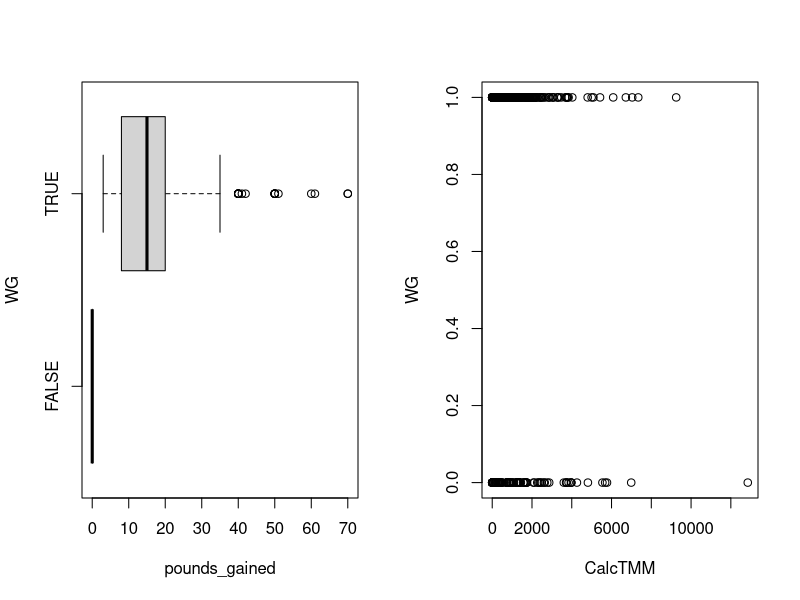
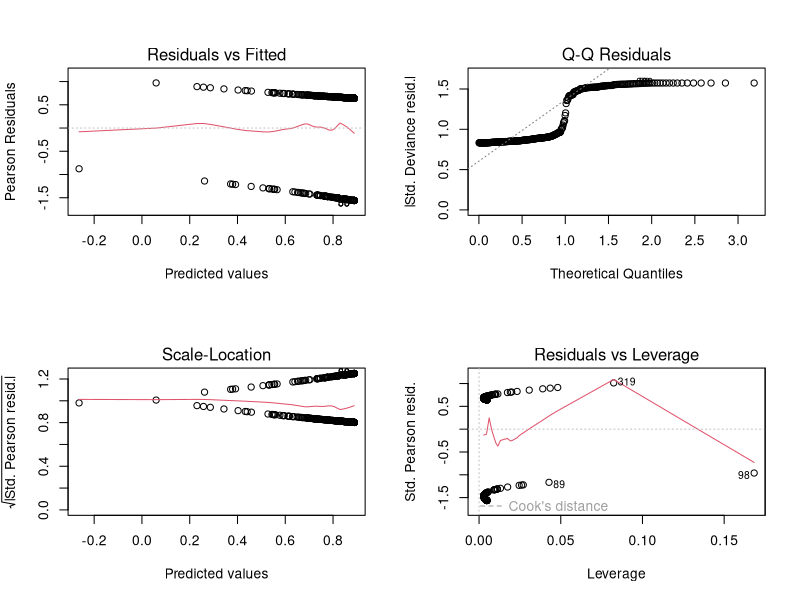
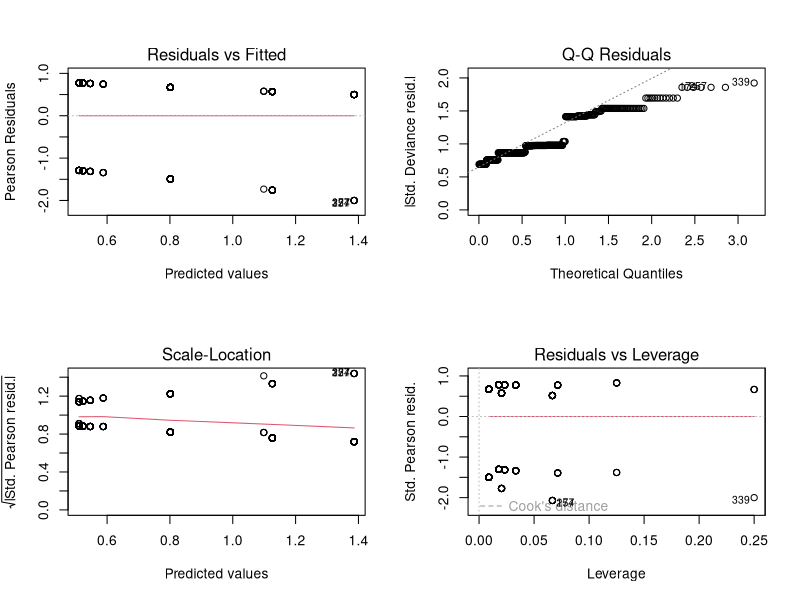
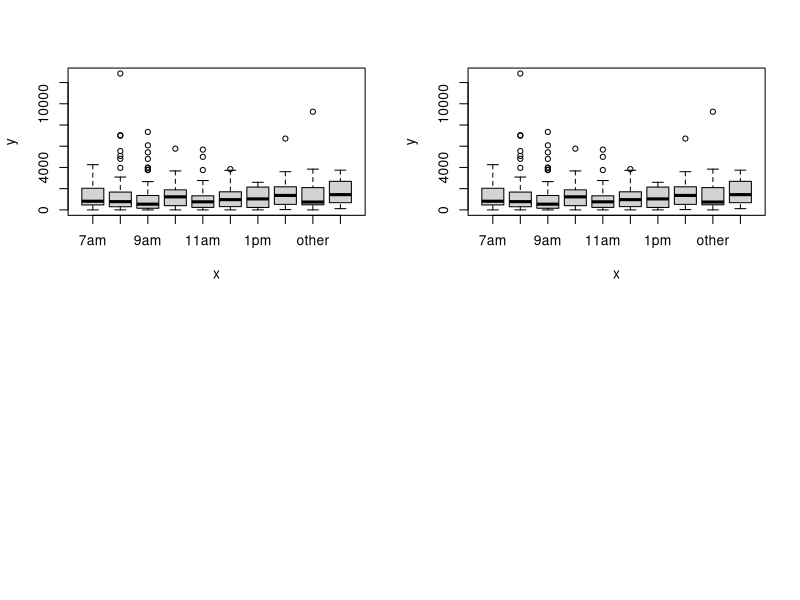
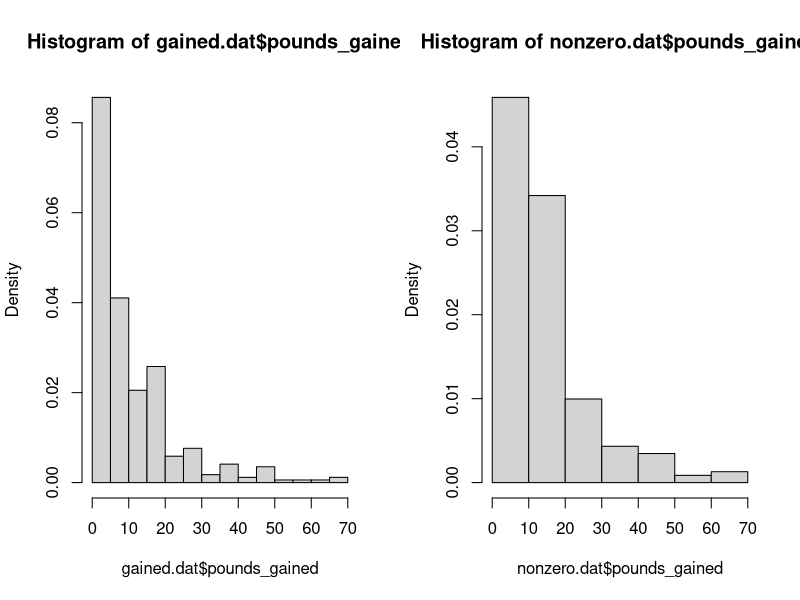
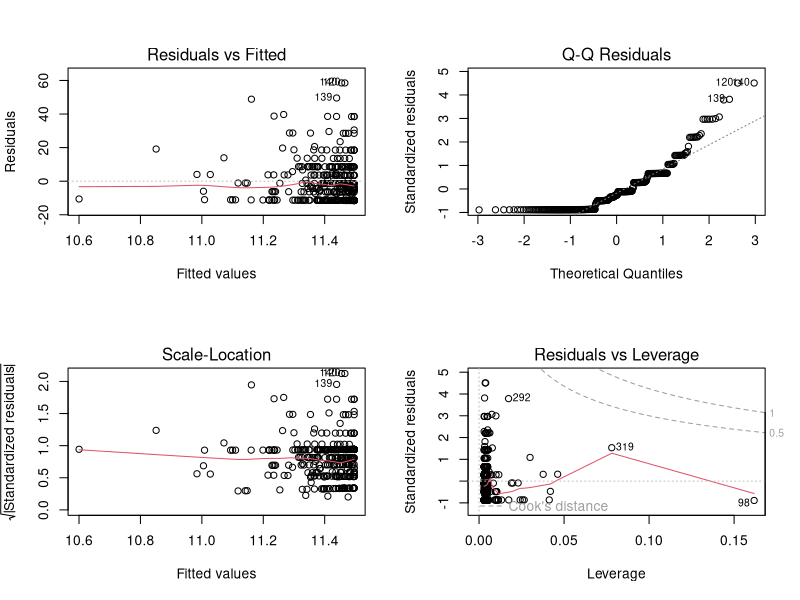
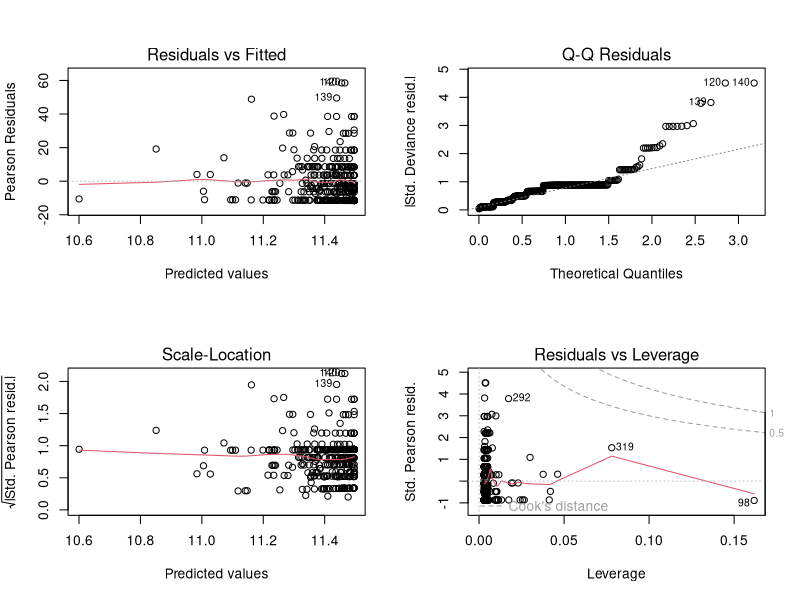
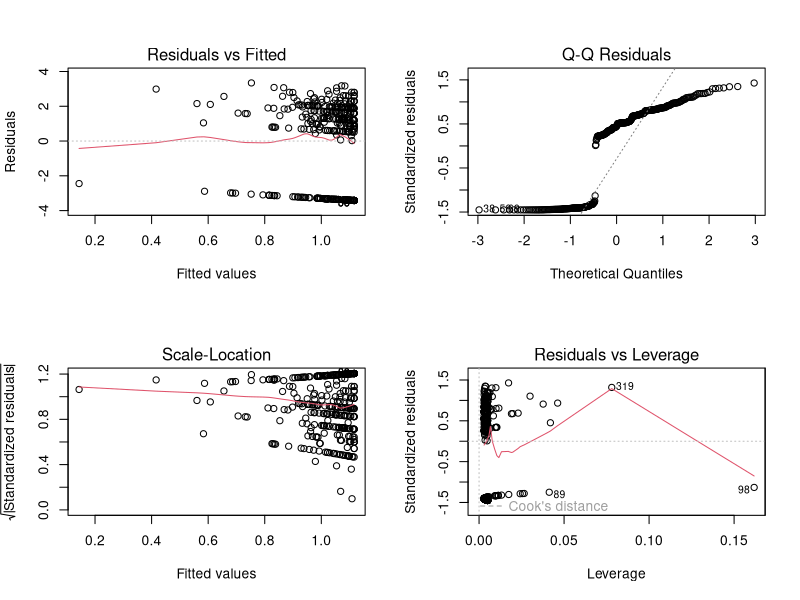

Write R code to recreate these figures, in order.
## ---- chunk 1
knitr::opts_chunk$set(echo = TRUE)
## ---- chunk 2
metrics.dat <- read.csv('Practicum 1 Data.csv',header=TRUE)
metrics.dat <- metrics.dat[!is.na(metrics.dat$Snumber),]
## ---- chunk 3
metrics.dat$CalcTMM <- with(metrics.dat, 8*Vig.ex.Time + 4*Mod.ex.time + 3.3*Walk.ex.Time)

metrics.dat$shift[metrics.dat$shift==''] <- 'missing'
shift.levels <- c(paste(c(7:11),'am',sep=''),paste(c(12,1:2),'pm',sep=''),'other','missing')
metrics.dat$shift <- factor(metrics.dat$shift,shift.levels)
summary(metrics.dat$shift)
## ---- chunk 4
metrics.dat$MissingLbs <- is.na(metrics.dat$pounds_gained)
table(metrics.dat$MissingLbs,metrics.dat$weightgain)
## ---- chunk 5
gained.dat <- metrics.dat[metrics.dat$weightgain %in% c('Yes','No'),]
gained.dat$WG <- FALSE
gained.dat$WG[gained.dat$weightgain=='Yes'] <- TRUE
gained.dat$pounds_gained[!gained.dat$WG] <- 0
dim(gained.dat)
gained.dat$MissingLbs <- is.na(gained.dat$pounds_gained)
table(gained.dat$MissingLbs,gained.dat$weightgain)

gained.dat <- gained.dat[!is.na(gained.dat$CalcTMM),]
dim(gained.dat)
## ---- chunk 6
#gained.dat <- gained.dat[!gained.dat$MissingLbs,]
dim(gained.dat)
## ---- chunk 7
par(mfrow=c(1,2))
boxplot(pounds_gained ~ WG,data=gained.dat,horizontal = TRUE)
plot(WG~CalcTMM,data=gained.dat)
## ---- chunk 8
SA1.model1 <- glm(WG ~ CalcTMM, data=gained.dat,family = binomial)
summary(SA1.model1)
par(mfrow=c(2,2))
plot(SA1.model1)
## ---- chunk 9
SA2.model1 <- glm(WG ~ shift, data=gained.dat,family = binomial)
summary(SA2.model1)
par(mfrow=c(2,2))
plot(SA2.model1)
## ---- chunk 10
SA12.model2 <- glm(WG ~ shift*CalcTMM, data=gained.dat,family = binomial)
summary(SA12.model2)
plot(metrics.dat$shift, metrics.dat$CalcTMM)
plot(metrics.dat$shift,metrics.dat$CalcTMM)
## ---- chunk 11
subset3a.dat <- gained.dat[which(complete.cases(gained.dat[, c("gender", "Age", "shift", "CalcTMM")])),]
SA12.model3a <- glm(WG ~ gender + Age + shift + CalcTMM, data=subset3a.dat,family = binomial)
summary(SA12.model3a)
## ---- chunk 12
subset3b.dat <- gained.dat[which(complete.cases(gained.dat[, c("gender", "Age", "height","shift", "CalcTMM")])),]
SA12.model3b <- glm(WG ~ gender + Age + height +shift + CalcTMM, data=subset3b.dat,family = binomial)
summary(SA12.model3b)
## ---- chunk 13
subset4a.dat <- gained.dat[which(complete.cases(gained.dat[, c("gender", "Age", "shift", "Vig.ex.Time", "Mod.ex.time", "Walk.ex.Time")])),]
SA12.model4a <- glm(WG ~ gender + Age + shift + Vig.ex.Time  + Mod.ex.time + Walk.ex.Time, data=subset4a.dat, family = binomial)
summary(SA12.model4a)
## ---- chunk 14
subset4b.dat <- gained.dat[which(complete.cases(gained.dat[, c("gender", "Age", "height", "shift", "Vig.ex.Time", "Mod.ex.time", "Walk.ex.Time")])),]
SA12.model4b <- glm(WG ~ gender + Age + height + shift + Vig.ex.Time  + Mod.ex.time + Walk.ex.Time, data=subset4b.dat, family = binomial)
summary(SA12.model4b)
## ---- chunk 15
gained.dat['initial_bweight'] <- gained.dat$bweight - gained.dat$pounds_gained
gained.dat['initial_BMI'] <- (gained.dat$initial_bweight / (gained.dat$height)^2)*703
## ---- chunk 16
subset5a.dat <- gained.dat[which(complete.cases(gained.dat[, c("gender", "Age", "shift", "Vig.ex.Time", "Mod.ex.time", "Walk.ex.Time", "initial_BMI")])),]
SA12.model5a <- glm(WG ~ gender + Age + shift + Vig.ex.Time  + Mod.ex.time + Walk.ex.Time + initial_BMI, data=subset5a.dat, family = binomial)
summary(SA12.model5a)
## ---- chunk 17
subset5b.dat <- gained.dat[which(complete.cases(gained.dat[, c("gender", "Age", "height", "shift", "Vig.ex.Time", "Mod.ex.time", "Walk.ex.Time", "initial_bweight")])),]
SA12.model5b <- glm(WG ~ gender + Age + height + shift + Vig.ex.Time  + Mod.ex.time + Walk.ex.Time +initial_bweight, data=subset5b.dat, family = binomial)
summary(SA12.model5b)
## ---- chunk 18
subset6.dat <- gained.dat[which(complete.cases(gained.dat[, c("initial_BMI", "shift", "CalcTMM")])),]
summary(glm(WG~ initial_BMI*shift*CalcTMM, data=subset6.dat, family =binomial))

## ---- chunk 19
sum(is.na(gained.dat$pounds_gained))
gained.dat <- gained.dat[!is.na(gained.dat$pounds_gained),]
## ---- chunk 20
par(mfrow=c(1,2))
hist(gained.dat$pounds_gained, freq = FALSE)
nonzero.dat <- gained.dat[gained.dat$pounds_gained>0,]
hist(nonzero.dat$pounds_gained, freq = FALSE)
## ---- chunk 21
SA1.model1.lm <- lm(pounds_gained ~ CalcTMM, data=gained.dat)
summary(SA1.model1.lm)
par(mfrow=c(2,2))
plot(SA1.model1.lm)
## ---- chunk 22
#equivalent model, just using glm instead of lm
SA1.model1.gauss <- glm(pounds_gained ~ CalcTMM, data=gained.dat,family = gaussian)
SA1b.model1.gauss <- glm(pounds_gained ~ CalcTMM, data=nonzero.dat,family = gaussian)
summary(SA1.model1.gauss)
par(mfrow=c(2,2))
plot(SA1.model1.gauss)
## ---- chunk 23
#error in log(0)
SA1.model1.log <- lm(log(pounds_gained+0.1) ~ CalcTMM, data=gained.dat)
summary(SA1.model1.log)
par(mfrow=c(2,2))
plot(SA1.model1.log)
## ---- chunk 24
#error in log(0)
SA1.model1.loggauss <- glm(pounds_gained+0.01 ~ CalcTMM, data=gained.dat,family = gaussian(link="log"))
SA1b.model1.loggauss <- glm(pounds_gained ~ CalcTMM, data=nonzero.dat,family = gaussian(link="log"))
par(mfrow=c(2,2))
plot(SA1.model1.loggauss)
## ---- chunk 25
gained.dat$LBS <- round(gained.dat$pounds_gained)
nonzero.dat$LBS <- round(nonzero.dat$pounds_gained)
## ---- chunk 26
SA1.model1.poisson <- glm(LBS ~ CalcTMM, data=gained.dat,family = poisson)
SA1b.model1.poisson <- glm(LBS ~ CalcTMM, data=nonzero.dat,family = poisson)
summary(SA1.model1.poisson)
par(mfrow=c(2,2))
plot(SA1.model1.poisson)
## ---- chunk 27
SA1.model1.quasi <- glm(pounds_gained ~ CalcTMM, data=gained.dat,family = quasipoisson)
SA1b.model1.quasi <- glm(pounds_gained ~ CalcTMM, data=nonzero.dat,family = quasipoisson)
summary(SA1.model1.quasi)
par(mfrow=c(2,2))
plot(SA1.model1.quasi)
## ---- chunk 28
SA1b.model1.Gamma <- glm(pounds_gained ~ CalcTMM, data=nonzero.dat,family = Gamma)
summary(SA1b.model1.Gamma)
par(mfrow=c(2,2))
plot(SA1b.model1.Gamma)
## ---- chunk 29
anova(SA1.model1.gauss,
      SA1.model1.loggauss,
      SA1.model1.poisson,
      SA1.model1.quasi)
anova(SA1b.model1.gauss,
      SA1b.model1.loggauss,
      SA1b.model1.poisson,
      SA1b.model1.quasi,
      SA1b.model1.Gamma)
## ---- chunk 30
library(pscl)
summary(zero.model1 <- zeroinfl(LBS ~ CalcTMM, data = gained.dat))
## ---- chunk 31
#par(mfrow=c(1,1))
hist(gained.dat$pounds_gained, freq = FALSE,ylim=c(0,max(dpois(0:70, mean(gained.dat$pounds_gained)))))
100*abs(sd(gained.dat$pounds_gained)-mean(gained.dat$pounds_gained))/mean(gained.dat$pounds_gained)
lines(0:70,dpois(0:70,mean(gained.dat$pounds_gained)),col='red')
mean(gained.dat$pounds_gained)
sd(gained.dat$pounds_gained)
## ---- chunk 32
hist(nonzero.dat$pounds_gained, freq = FALSE,ylim=c(0,max(dpois(0:70, mean(nonzero.dat$pounds_gained)))))
lines(0:70,dpois(0:70,mean(nonzero.dat$pounds_gained)),col='red')
mean(nonzero.dat$pounds_gained)
sd(nonzero.dat$pounds_gained)
100*abs(sd(nonzero.dat$pounds_gained)-mean(nonzero.dat$pounds_gained))/mean(nonzero.dat$pounds_gained)
## ---- chunk 33
colors <- rep('red',dim(gained.dat)[1]) 
colors[gained.dat$pounds_gained==0] <- 'blue'
plot(pounds_gained~CalcTMM,gained.dat,col=colors)
abline(lm(pounds_gained~CalcTMM,gained.dat))
abline(lm(pounds_gained~CalcTMM,nonzero.dat),col='red')
## ---- chunk 34
#missing values for gender
sum(gained.dat$gender=='')
gained.dat <- gained.dat[!gained.dat$gender=='',]

sum(is.na(gained.dat$Age))
sum(is.na(gained.dat$height))
sum(is.na(gained.dat$shift))
sum(is.na(gained.dat$initial_BMI))
## ---- chunk 35
SA12.model4.quasi <- glm(pounds_gained ~ gender + Age + height + shift + Vig.ex.Time  + Mod.ex.time + Walk.ex.Time, data=gained.dat,family = quasipoisson)
SA12b.model4.quasi <- glm(pounds_gained ~ gender + Age + height + shift + Vig.ex.Time  + Mod.ex.time + Walk.ex.Time, data=nonzero.dat,family = quasipoisson)
summary(SA12.model4.quasi)
summary(SA12b.model4.quasi)
par(mfrow=c(2,2))
plot(SA12.model4.quasi)
## ---- chunk 36
par(mfrow=c(2,2))
plot(SA12b.model4.quasi)
## ---- chunk 37
zero.model4 <- zeroinfl(LBS ~ gender + Age + height + shift + Vig.ex.Time + Mod.ex.time + Walk.ex.Time + initial_BMI, data = gained.dat)
summary(zero.model4)
